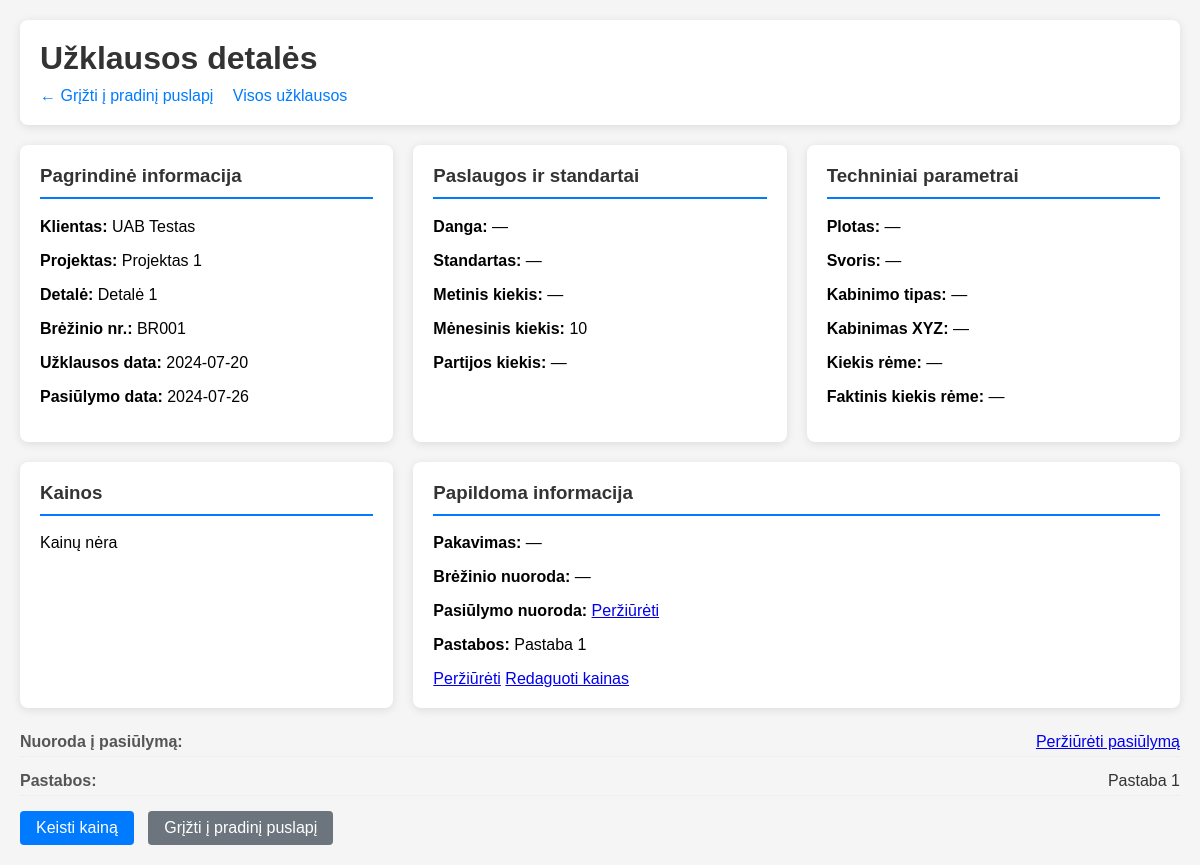
Screenshot of /detaliu_registras/uzklausos/1/ with the database file from the repository.
### detaliu_registras/models.py (models this page shows, shortened)
class Uzklausa(models.Model):
    klientas = models.ForeignKey(Klientas, on_delete=models.CASCADE)
    projektas = models.ForeignKey(Projektas, on_delete=models.CASCADE)
    detale = models.ForeignKey(Detale, on_delete=models.CASCADE)

class Klientas(models.Model):
    vardas = models.CharField(max_length=100)
    adresas = models.CharField(max_length=255, blank=True, null=True)
    telefonas = models.CharField(max_length=20, blank=True, null=True)
    email = models.TextField(default='', blank=True)

class Projektas(models.Model):
    klientas = models.ForeignKey(Klientas, on_delete=models.CASCADE)
    pavadinimas = models.CharField(max_length=100)
    uzklausos_data = models.DateField(blank=True, null=True)
    pasiulymo_data = models.DateField(blank=True, null=True)

class Detale(models.Model):
    pavadinimas = models.CharField(max_length=100)
    brezinio_nr = models.CharField(max_length=100, blank=True, default='')
    nuotrauka = models.ImageField(upload_to='detales/', blank=True, null=True)
    nuoroda_pasiulymo = models.URLField(blank=True, default='')
    pastabos = models.TextField(blank=True, default='')
    kiekis_menesis = models.IntegerField(blank=True, null=True)
    danga = models.ForeignKey(Danga, on_delete=models.SET_NULL, blank=True, null=True)

### detaliu_registras/views.py (the view)
# urls.py: path('uzklausos/<int:pk>/', views.UzklausaDetailView.as_view(), name='uzklausa_detail'),
class UzklausaDetailView(DetailView):
    model = Uzklausa
    template_name = 'detaliu_registras/uzklausa_detail.html'
    context_object_name = 'uzklausa'

### detaliu_registras/templatetags/uzklausu_tagai.py (called while the page is built)
@register.inclusion_tag('detaliu_registras/components/uzklausa_blokas.html')
def rodyti_uzklausa(uzklausa):
    return {'uzklausa': uzklausa}

### detaliu_registras/templates/detaliu_registras/uzklausa_detail.html (shortened to what this page needs)
{% load static %}
{% load uzklausu_tagai %}
<!DOCTYPE html>
<html lang="lt">
<head>
    <link rel="stylesheet" href="{% static 'css/uzklausos_detales.css' %}">
</head>
<body>
    <div class="header">
        <h1>Užklausos detalės</h1>
        <div class="nav-links">
            <a href="{% url 'detaliu_registras:index' %}">← Grįžti į pradinį puslapį</a>
            <a href="{% url 'detaliu_registras:uzklausa_list' %}">Visos užklausos</a>
        </div>
    </div>
{% rodyti_uzklausa uzklausa %}
            <div class="info-row">
                <span class="info-label">Nuoroda į pasiūlymą:</span>
                <span class="info-value">
                    {% if uzklausa.detale.nuoroda_pasiulymo %}
                        <a href="{{ uzklausa.detale.nuoroda_pasiulymo }}" target="_blank">Peržiūrėti pasiūlymą</a>
                    {% else %}
                        N/A
                    {% endif %}
                </span>
            </div>
            <div class="info-row">
                <span class="info-label">Pastabos:</span>
                <span class="info-value">{{ uzklausa.detale.pastabos|default:"N/A" }}</span>
            </div>
    <div class="actions">
        <a href="{% url 'detaliu_registras:kaina_update' uzklausa_pk=uzklausa.id %}" class="btn">Keisti kainą</a>
        <a href="{% url 'detaliu_registras:index' %}" class="btn btn-secondary">Grįžti į pradinį puslapį</a>
    </div>
</body>
</html>

### detaliu_registras/templates/detaliu_registras/components/uzklausa_blokas.html
<div class="container">
    <div class="blokas-1">
        <h3>Pagrindinė informacija</h3>
        <p><strong>Klientas:</strong> {{ uzklausa.klientas.vardas }}</p>
        <p><strong>Projektas:</strong> {{ uzklausa.projektas.pavadinimas }}</p>
        <p><strong>Detalė:</strong> {{ uzklausa.detale.pavadinimas }}</p>
        <p><strong>Brėžinio nr.:</strong> {{ uzklausa.detale.brezinio_nr|default:"—" }}</p>
        <p><strong>Užklausos data:</strong> {{ uzklausa.projektas.uzklausos_data|date:"Y-m-d" }}</p>
        <p><strong>Pasiūlymo data:</strong> {{ uzklausa.projektas.pasiulymo_data|date:"Y-m-d"|default:"—" }}</p>
    </div>
    <div class="blokas-2">
        <h3>Paslaugos ir standartai</h3>
        <p><strong>Danga:</strong>
            {% for danga in uzklausa.detale.danga.all %}
                {{ danga.pavadinimas }}{% if not forloop.last %}, {% endif %}
            {% empty %}
                —
            {% endfor %}
        </p>
        <p><strong>Standartas:</strong> {{ uzklausa.detale.standartas|default:"—" }}</p>
        <p><strong>Metinis kiekis:</strong> {{ uzklausa.detale.kiekis_metinis|default:"—" }}</p>
        <p><strong>Mėnesinis kiekis:</strong> {{ uzklausa.detale.kiekis_menesis|default:"—" }}</p>
        <p><strong>Partijos kiekis:</strong> {{ uzklausa.detale.kiekis_partijai|default:"—" }}</p>
    </div>
    <div class="blokas-3">
        <h3>Techniniai parametrai</h3>
        <p><strong>Plotas:</strong> {{ uzklausa.detale.plotas|default:"—" }}</p>
        <p><strong>Svoris:</strong> {{ uzklausa.detale.svoris|default:"—" }}</p>
        <p><strong>Kabinimo tipas:</strong> {{ uzklausa.detale.kabinimo_tipas|default:"—" }}</p>
        <p><strong>Kabinimas XYZ:</strong> {{ uzklausa.detale.kabinimas_xyz|default:"—" }}</p>
        <p><strong>Kiekis rėme:</strong> {{ uzklausa.detale.kiekis_reme|default:"—" }}</p>
        <p><strong>Faktinis kiekis rėme:</strong>
            <span class="{% if uzklausa.detale.faktinis_kiekis_reme != uzklausa.detale.kiekis_reme %}mirksintis{% endif %}">
                {{ uzklausa.detale.faktinis_kiekis_reme|default:"—" }}
            </span>
        </p>
    </div>
    <div class="blokas-4">
        <h3>Kainos</h3>
        {% if uzklausa.detale.kainos.all %}
           {% include "detaliu_registras/components/kainos_lentele.html" with kainos=uzklausa.detale.kainos.all %}
        {% else %}
            <p>Kainų nėra</p>
        {% endif %}
    </div>
    <div class="blokas-5">
        <h3>Papildoma informacija</h3>
        <p><strong>Pakavimas:</strong> {{ uzklausa.detale.pakavimas|default:"—" }}</p>
        <p><strong>Brėžinio nuoroda:</strong>
            {% if uzklausa.detale.nuoroda_brezinio %}
                <a href="{{ uzklausa.detale.nuoroda_brezinio }}" target="_blank">Peržiūrėti</a>
            {% else %}
                —
            {% endif %}
        </p>
        <p><strong>Pasiūlymo nuoroda:</strong>
            {% if uzklausa.detale.nuoroda_pasiulymo %}
                <a href="{{ uzklausa.detale.nuoroda_pasiulymo }}" target="_blank">Peržiūrėti</a>
            {% else %}
                —
            {% endif %}
        </p>
        <p><strong>Pastabos:</strong> {{ uzklausa.detale.pastabos|default:"—" }}</p>
        {% include "detaliu_registras/components/uzklausa_actions.html" with uzklausa=uzklausa %}
    </div>
</div>

### detaliu_registras/templates/detaliu_registras/components/uzklausa_actions.html
<div class="uzklausa-actions">
            <a href="{% url 'detaliu_registras:uzklausa_detail' uzklausa.pk %}">Peržiūrėti</a>
            <a href="{% url 'detaliu_registras:kaina_update' uzklausa.pk %}" class="edit-prices">Redaguoti kainas</a>
        </div>

### static/css/uzklausos_detales.css (style rules this page uses)
body { font-family: Arial, sans-serif; margin: 0; padding: 20px; background-color: #f5f5f5; }
.header { background-color: white; padding: 20px; border-radius: 8px; box-shadow: 0 2px 10px rgba(0,0,0,0.1); margin-bottom: 20px; }
.header h1 { margin: 0; color: #333; }
.nav-links { margin-top: 10px; }
.nav-links a { color: #007BFF; text-decoration: none; margin-right: 15px; }
.container { display: grid; grid-template-areas: "blokas-1 blokas-2 blokas-3" "blokas-4 blokas-5 blokas-5"; grid-template-columns: repeat(3, 1fr); grid-template-rows: auto auto; gap: 20px; margin-bottom: 20px; }
.blokas-1 { grid-area: blokas-1; }
.blokas-2 { grid-area: blokas-2; }
.blokas-3 { grid-area: blokas-3; }
.blokas-4 { grid-area: blokas-4; }
.blokas-5 { grid-area: blokas-5; }
.blokas-1, .blokas-2, .blokas-3, .blokas-4, .blokas-5 { background-color: white; padding: 20px; border-radius: 8px; box-shadow: 0 2px 10px rgba(0,0,0,0.1); }
.blokas-1 h3, .blokas-2 h3, .blokas-3 h3, .blokas-4 h3, .blokas-5 h3 { margin-top: 0; color: #333; border-bottom: 2px solid #007BFF; padding-bottom: 10px; }
.info-row { display: flex; justify-content: space-between; margin-bottom: 10px; padding: 5px 0; border-bottom: 1px solid #eee; }
.info-label { font-weight: bold; color: #555; }
.info-value { color: #333; }
.actions { margin-top: 15px; }
.btn { display: inline-block; padding: 8px 16px; margin-right: 10px; background-color: #007BFF; color: white; text-decoration: none; border-radius: 4px; border: none; cursor: pointer; }
.btn-secondary { background-color: #6c757d; }

### rows the page displays
Uzklausa: klientas.vardas "UAB Testas", projektas.pavadinimas "Projektas 1", detale.pavadinimas "Detalė 1", detale.brezinio_nr "BR001", projektas.uzklausos_data "2024-07-20", projektas.pasiulymo_data "2024-07-26", detale.standartas "—", detale.kiekis_metinis "—", detale.kiekis_menesis "10", detale.kiekis_partijai "—", detale.plotas "—", detale.svoris "—", detale.kabinimo_tipas "—", detale.kabinimas_xyz "—", detale.kiekis_reme "—", detale.faktinis_kiekis_reme "—", detale.pakavimas "—", detale.pastabos "Pastaba 1"
